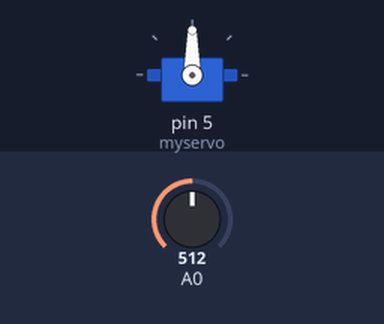
Recording of a sketch running on a simulated Arduino Uno, built with avr-gcc and run on an emulated ATmega328P. Parts: servo. Inputs (shaded band) come from the test bench; at power-on: A0 = 512.

Above: at 1.2 s.
1.3 s: A0 set to 716
At 1.8 s:
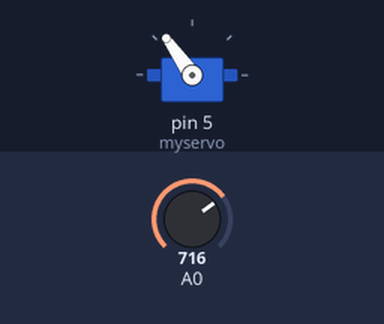
2.8 s: A0 set to 900
At 3.2 s:
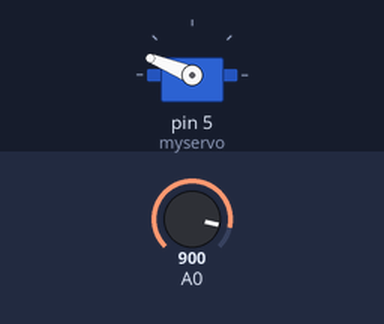
4.3 s: A0 set to 1023
At 5.5 s:
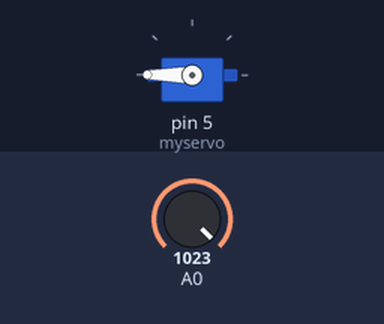
5.8 s: A0 set to 306
At 7.0 s:
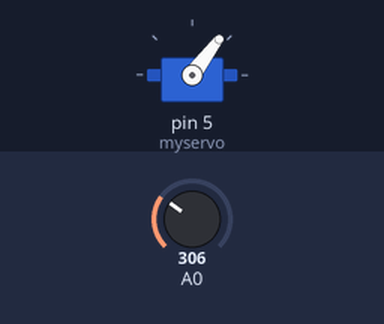
7.3 s: A0 set to 122
At 8.4 s:
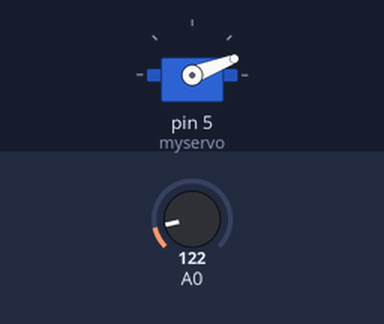
Timing chart, 0 to 9.8 s (numbered marks = the images above; inputs shaded):
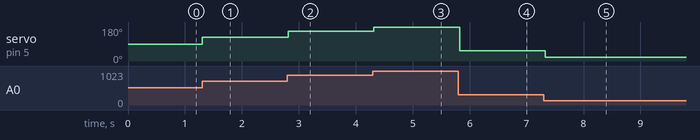

The sketch:

servo_control.ino
```cpp
#include <Servo.h>

Servo myservo;

void setup() {
  // put your setup code here, to run once:

  myservo.attach(5);

}

void loop() {
  // put your main code here, to run repeatedly:
  int angle;
  int value;

  value =  analogRead(A0);

  angle = (180/1023.0) * value;

  myservo.write(angle);

  delay(50);

}
```

Measured:
- after the input at 1.3 s, servo on pin 5 (myservo): 90° → 125° at once
- after the input at 2.8 s, servo on pin 5 (myservo): 125° → 158° at once
- after the input at 4.3 s, servo on pin 5 (myservo): 158° → 180° at once
- after the input at 5.8 s, servo on pin 5 (myservo): 180° → 53° at once
- after the input at 7.3 s, servo on pin 5 (myservo): 53° → 21° at once
